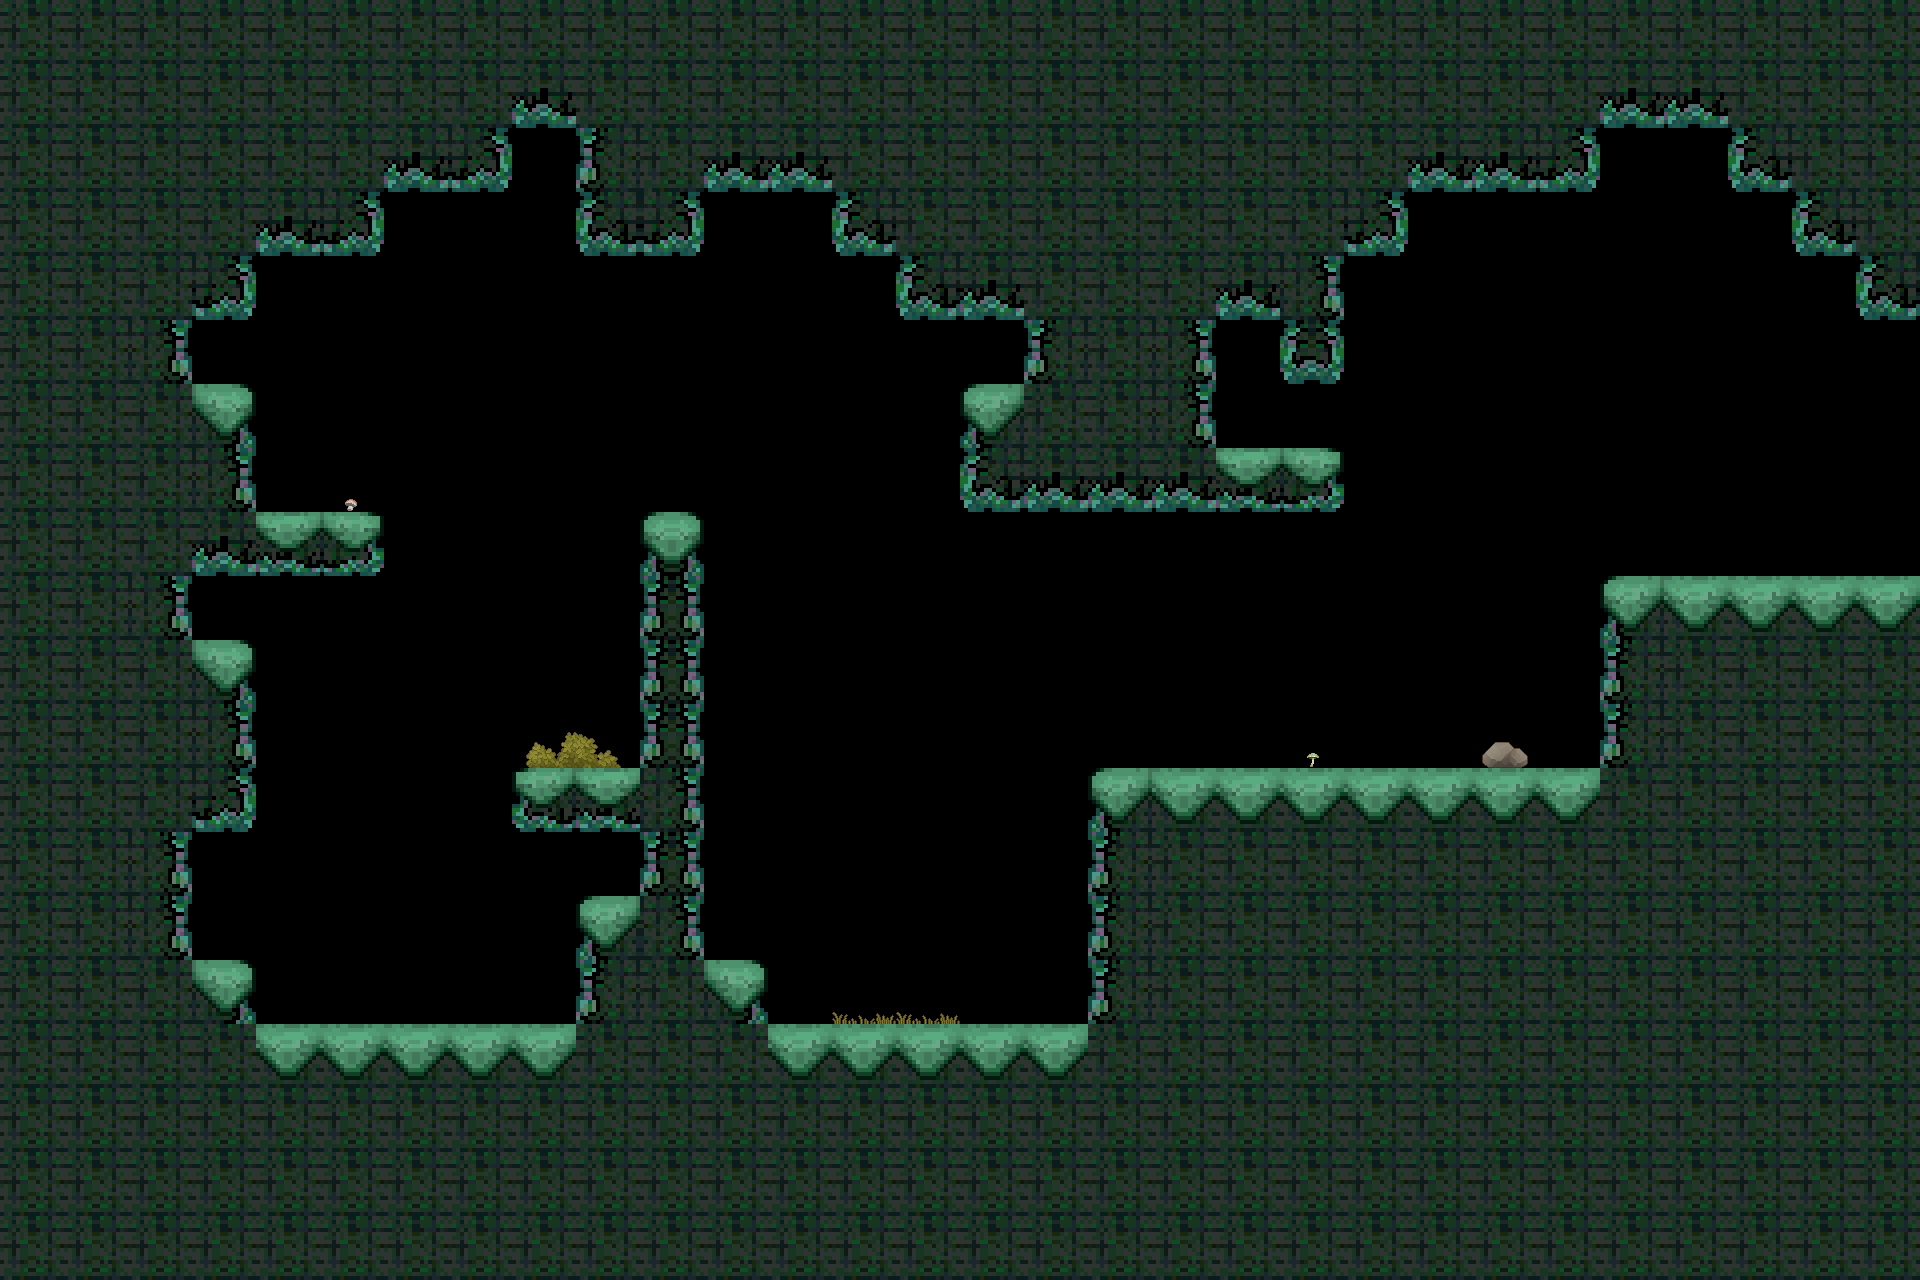

A level layout from a 2D game, rendered from its tile map. Below: a short description, then the map file with its tile-grid data intact:
An orthogonal 30x20 tile map with 64x64 px tiles, 2 tile layers (tiles, deco), 2 tilesets and 4 objects (E, player).

<map version="1.4" tiledversion="1.4.3" orientation="orthogonal" renderorder="right-down" width="30" height="20" tilewidth="64" tileheight="64" infinite="0" nextlayerid="6" nextobjectid="8">
 <tileset firstgid="1" source="../level0.tsx" />
 <tileset firstgid="17" source="../deco1.tsx" />
 <layer id="1" name="tiles" width="30" height="20">
  <data encoding="csv">
6,6,6,6,6,6,6,6,6,6,6,6,6,6,6,6,6,6,6,6,6,6,6,6,6,6,6,6,6,6,
6,6,6,6,6,6,6,6,10,6,6,6,6,6,6,6,6,6,6,6,6,6,6,6,6,10,10,6,6,6,
6,6,6,6,6,6,10,11,0,5,6,10,10,6,6,6,6,6,6,6,6,6,10,10,11,0,0,9,6,6,
6,6,6,6,10,11,0,0,0,9,11,0,0,9,6,6,6,6,6,6,6,11,0,0,0,0,0,0,9,6,
6,6,6,11,0,0,0,0,0,0,0,0,0,0,9,10,6,6,6,10,7,0,0,0,0,0,0,0,0,9,
6,6,7,0,0,0,0,0,0,0,0,0,0,0,0,0,5,6,7,0,12,0,0,0,0,0,0,0,0,0,
6,6,6,3,0,0,0,0,0,0,0,0,0,0,0,1,6,6,7,0,0,0,0,0,0,0,0,0,0,0,
6,6,6,7,0,0,0,0,0,0,0,0,0,0,0,9,10,10,10,14,15,0,0,0,0,0,0,0,0,0,
6,6,6,10,14,15,0,0,0,0,4,0,0,0,0,0,0,0,0,0,0,0,0,0,0,0,0,0,0,0,
6,6,7,0,0,0,0,0,0,0,8,0,0,0,0,0,0,0,0,0,0,0,0,0,0,1,2,2,2,2,
6,6,6,3,0,0,0,0,0,0,8,0,0,0,0,0,0,0,0,0,0,0,0,0,0,5,6,6,6,6,
6,6,6,7,0,0,0,0,0,0,8,0,0,0,0,0,0,0,0,0,0,0,0,0,0,5,6,6,6,6,
6,6,6,11,0,0,0,0,13,14,7,0,0,0,0,0,0,1,2,2,2,2,2,2,2,6,6,6,6,6,
6,6,7,0,0,0,0,0,0,0,8,0,0,0,0,0,0,5,6,6,6,6,6,6,6,6,6,6,6,6,
6,6,7,0,0,0,0,0,0,1,7,0,0,0,0,0,0,5,6,6,6,6,6,6,6,6,6,6,6,6,
6,6,6,3,0,0,0,0,0,5,6,3,0,0,0,0,0,5,6,6,6,6,6,6,6,6,6,6,6,6,
6,6,6,6,2,2,2,2,2,6,6,6,2,2,2,2,2,6,6,6,6,6,6,6,6,6,6,6,6,6,
6,6,6,6,6,6,6,6,6,6,6,6,6,6,6,6,6,6,6,6,6,6,6,6,6,6,6,6,6,6,
6,6,6,6,6,6,6,6,6,6,6,6,6,6,6,6,6,6,6,6,6,6,6,6,6,6,6,6,6,6,
6,6,6,6,6,6,6,6,6,6,6,6,6,6,6,6,6,6,6,6,6,6,6,6,6,6,6,6,6,6
</data>
 </layer>
 <layer id="5" name="deco" width="30" height="20">
  <data encoding="csv">
0,0,0,0,0,0,0,0,0,0,0,0,0,0,0,0,0,0,0,0,0,0,0,0,0,0,0,0,0,0,
0,0,0,0,0,0,0,0,0,0,0,0,0,0,0,0,0,0,0,0,0,0,0,0,0,0,0,0,0,0,
0,0,0,0,0,0,0,0,0,0,0,0,0,0,0,0,0,0,0,0,0,0,0,0,0,0,0,0,0,0,
0,0,0,0,0,0,0,0,0,0,0,0,0,0,0,0,0,0,0,0,0,0,0,0,0,0,0,0,0,0,
0,0,0,0,0,0,0,0,0,0,0,0,0,0,0,0,0,0,0,0,0,0,0,0,0,0,0,0,0,0,
0,0,0,0,0,0,0,0,0,0,0,0,0,0,0,0,0,0,0,0,0,0,0,0,0,0,0,0,0,0,
0,0,0,0,0,0,0,0,0,0,0,0,0,0,0,0,0,0,0,0,0,0,0,0,0,0,0,0,0,0,
0,0,0,0,0,26,0,0,0,0,0,0,0,0,0,0,0,0,0,0,0,0,0,0,0,0,0,0,0,0,
0,0,0,0,0,0,0,0,0,0,0,0,0,0,0,0,0,0,0,0,0,0,0,0,0,0,0,0,0,0,
0,0,0,0,0,0,0,0,0,0,0,0,0,0,0,0,0,0,0,0,0,0,0,0,0,0,0,0,0,0,
0,0,0,0,0,0,0,0,0,0,0,0,0,0,0,0,0,0,0,0,0,0,0,0,0,0,0,0,0,0,
0,0,0,0,0,0,0,0,20,21,0,0,0,0,0,0,0,0,0,0,35,0,0,23,0,0,0,0,0,0,
0,0,0,0,0,0,0,0,0,0,0,0,0,0,0,0,0,0,0,0,0,0,0,0,0,0,0,0,0,0,
0,0,0,0,0,0,0,0,0,0,0,0,0,0,0,0,0,0,0,0,0,0,0,0,0,0,0,0,0,0,
0,0,0,0,0,0,0,0,0,0,0,0,0,0,0,0,0,0,0,0,0,0,0,0,0,0,0,0,0,0,
0,0,0,0,0,0,0,0,0,0,0,0,0,31,31,0,0,0,0,0,0,0,0,0,0,0,0,0,0,0,
0,0,0,0,0,0,0,0,0,0,0,0,0,0,0,0,0,0,0,0,0,0,0,0,0,0,0,0,0,0,
0,0,0,0,0,0,0,0,0,0,0,0,0,0,0,0,0,0,0,0,0,0,0,0,0,0,0,0,0,0,
0,0,0,0,0,0,0,0,0,0,0,0,0,0,0,0,0,0,0,0,0,0,0,0,0,0,0,0,0,0,
0,0,0,0,0,0,0,0,0,0,0,0,0,0,0,0,0,0,0,0,0,0,0,0,0,0,0,0,0,0
</data>
 </layer>
 <objectgroup id="3" name="conx">
  <object id="5" name="E" x="1856" y="320" width="64" height="256" />
 </objectgroup>
 <objectgroup id="4" name="spawns">
  <object id="3" name="player" x="384" y="960">
   <point />
  </object>
 </objectgroup>
 <objectgroup id="2" name="collision">
  <object id="1" x="0" y="0">
   <polygon points="0,0 1920,0 1920,320 1856,320 1856,256 1792,256 1792,192 1728,192 1728,128 1600,128 1600,192 1408,192 1408,256 1344,256 1344,384 1280,384 1280,320 1216,320 1216,448 1344,448 1344,512 960,512 960,384 1024,384 1024,320 896,320 896,256 832,256 832,192 704,192 704,256 576,256 576,128 512,128 512,192 384,192 384,256 256,256 256,320 192,320 192,384 256,384 256,512 384,512 384,576 192,576 192,640 256,640 256,832 192,832 192,960 256,960 256,1024 576,1024 576,896 640,896 640,832 512,832 512,768 640,768 640,512 704,512 704,960 768,960 768,1024 1088,1024 1088,768 1600,768 1600,576 1920,576 1920,1280 0,1280" />
  </object>
  <object id="7" x="32" y="32">
   <polygon points="0,0 1856,0 1856,1216 0,1216" />
  </object>
 </objectgroup>
</map>
